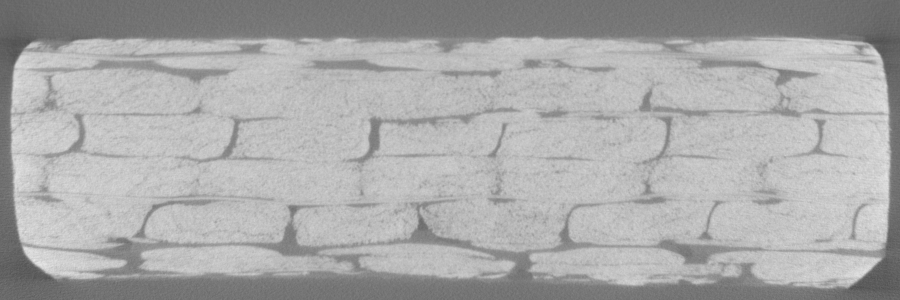
#> input picture Image_processing/test_image.tif, 900 x 300 px
$ jupyter execute active_contours.ipynb   (shell and % lines are left out)
#> lines starting #> are read from the running program, lines starting #| are printed output that depends on the picture; after the words box and inside, x2 and y2 are one past the last pixel; in counts of white or black regions, pixels touching at a corner belong together
# Active contours method

Basic idea of active contours method is that finding the best curve along which the integration of $g(x, y)$ function is minimized, where

$$g(x, y) = \frac{1}{1+\nabla (G *I)}$$

The problem can be reformulated as:

$$\text{desired contour} = \arg\min \int_{\text{curve}} g(x, y) ds$$

We use active contours method to detect fibers shown below. The results is appealing; however, to detect each fiber, we need to specify some initial contour and determine several parameters to get the better result.

[cell 1]
from skimage.external import tifffile
from skimage import img_as_float
from skimage.segmentation import active_contour
from skimage.filters import gaussian
from skimage.filters import threshold_otsu
import numpy as np
import matplotlib.pyplot as plt

img = tifffile.imread("../test_image.tif")
#> img is the input picture: shape (300, 900) uint16; min 20811, max 59135, mean 43567.6
img = img_as_float(img)
th_otsu = threshold_otsu(img)
#> th_otsu = 0.609
img = img < th_otsu
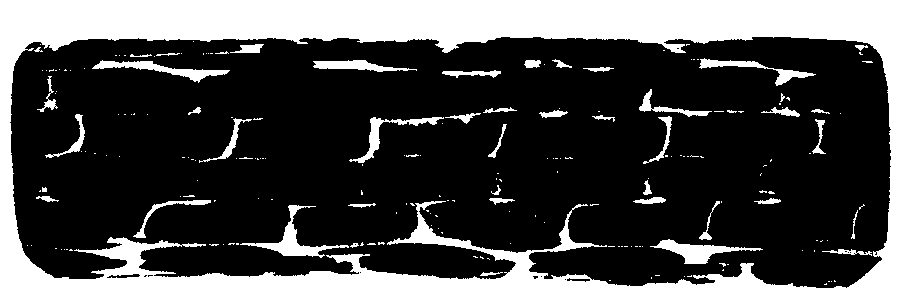
#> img: shape (300, 900) bool; 29% white; 204 white regions (156 under 20 px), largest, box (x1, y1, x2, y2) and area: (0, 0, 900, 300) 68021, (240, 205, 349, 258) 1080, (650, 239, 763, 264) 981

[cell 2]
# 1st fiber
s = np.linspace(0, 2*np.pi, 400)
x = 100 + 100*np.cos(s)
y = 140 + 50*np.sin(s)
init = np.array([x, y]).T
snake1 = active_contour(gaussian(img, 3),
                        init, alpha=0.05, beta=20, gamma=0.001)
#> snake1 = 400 pairs, first value 38.14 to 202.8, second value 82.46 to 193.4
# 2nd fiber
s = np.linspace(0, 2*np.pi, 400)
x = 150 + 100*np.cos(s)
y = 140 + 50*np.sin(s)
init = np.array([x, y]).T
snake2 = active_contour(gaussian(img, 3),
                        init, alpha=0.05, beta=20, gamma=0.001)
#> snake2 = 400 pairs, first value 59.42 to 250.5, second value 82.64 to 196.2
# 3rd filter
s = np.linspace(0, 2*np.pi, 400)
x = 300 + 100*np.cos(s)
y = 140 + 50*np.sin(s)
init = np.array([x, y]).T
snake3 = active_contour(gaussian(img, 3),
                       init, alpha=0.05, beta=20, gamma=0.001)
#> snake3 = 400 pairs, first value 204.6 to 258, second value 117 to 154.2
# 4th filter
s = np.linspace(0, 2*np.pi, 400)
x = 440 + 100*np.cos(s)
y = 140 + 50*np.sin(s)
init = np.array([x, y]).T
snake4 = active_contour(gaussian(img, 3),
                        init, alpha=0.05, beta=20, gamma=0.001)
#> snake4 = 400 pairs, first value 433.7 to 446.7, second value 137.3 to 142.7
# 5th filter
s = np.linspace(0, 2*np.pi, 400)
x = 580 + 100*np.cos(s)
y = 140 + 50*np.sin(s)
init = np.array([x, y]).T
snake5 = active_contour(gaussian(img, 3),
                        init, alpha=0.05, beta=20, gamma=0.001)
#> snake5 = 400 pairs, first value 573.7 to 586.7, second value 137.3 to 142.7

fig, ax = plt.subplots(figsize=(15, 8))
ax.imshow(img, cmap=plt.cm.gray)
#ax.plot(init[:, 0], init[:, 1], '--r', lw=3)
ax.plot(snake1[:, 0], snake1[:, 1], '-b', lw=3)
ax.plot(snake2[:, 0], snake2[:, 1], '-b', lw=3)
ax.plot(snake3[:, 0], snake3[:, 1], '-b', lw=3)
ax.plot(snake4[:, 0], snake4[:, 1], '-b', lw=3)
ax.plot(snake5[:, 0], snake5[:, 1], '-b', lw=3)
ax.axis([0, img.shape[1], img.shape[0], 0])
plt.show()
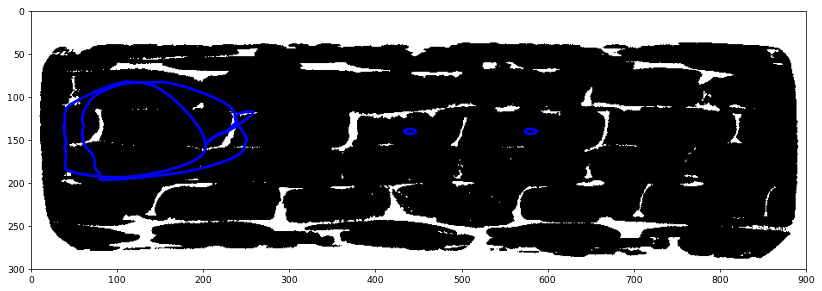
#> figure drawn by matplotlib, 1 panel
